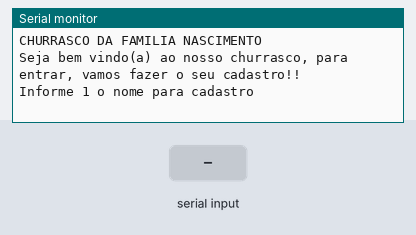
This sketch was run on a simulated Arduino Uno, built with avr-gcc and run on an emulated ATmega328P. Shown: the last lines printed to the serial monitor. The inputs (shaded band) are chosen by the test bench.

Above: at 6.9 s.
7.0 s: "90,45\n" received over Serial
At 8.6 s:
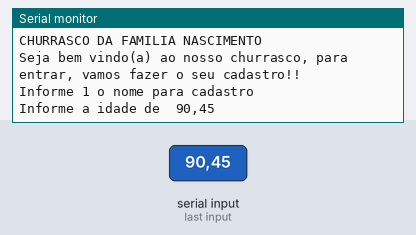
9.5 s: "30,150\n" received over Serial
At 10.3 s:
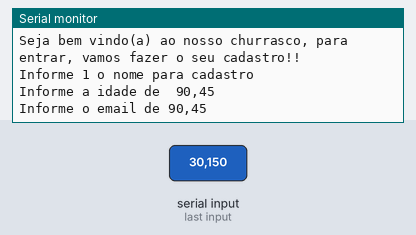
11.0 s: "5\n" received over Serial
At 12.7 s:
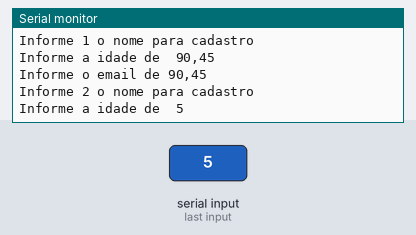
13.5 s: "90\n" received over Serial
At 13.9 s:
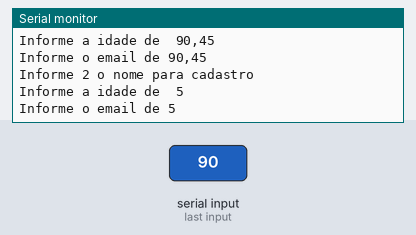

The sketch:

cadastro_de_convidados_vetores1.ino
```cpp
//Cadastro de convidados-Vetores

//variáveis
String convidados[4];//cria um vetor tamanho 4

int idadeConvidados[4];

String emailConvidados[4];


void desenhaCabecalho(){
  Serial.println("CHURRASCO DA FAMILIA NASCIMENTO");
  Serial.println();
  delay(4000);
  Serial.println("Seja bem vindo(a) ao nosso churrasco, para entrar, vamos fazer o seu cadastro!!");
  Serial.println();
  Serial.println();
  delay(2000);

}


void setup()
{
  Serial.begin(9600);
}

void loop()
{
  desenhaCabecalho();
  for(int i = 0; i <= 3; i++){

  //solicite o nome do usuário
   Serial.println("Informe " + String(i+1)+ " o nome para cadastro");
   while(!Serial.available());
   convidados[i] = Serial.readString();


  //solicite a idade
   Serial.println("Informe a idade de  " + convidados[i]);
   while(!Serial.available());
   idadeConvidados[i] = Serial.parseInt();


  //solicite o email
   Serial.println("Informe o email de " + convidados[i]);
   while(!Serial.available());
   emailConvidados[i] = Serial.readString();
   Serial.println();
   Serial.println();


  } //fim do for

  //exibir a lista de convidados
  //obs: só vai na festa quem for maior de idade >=18
  //exibir com o print cada um dos arrays
  //pular linha
    Serial.println("Exibindo convidads eleitos para a festa");

   for(int i = 0; i <= 3; i++){

  // if(idadeConvidados[i] >= 18){
  Serial.println("nome: " + convidados[i]);

  Serial.println("idade: " + String(idadeConvidados[i])+ "anos");

  Serial.println("email: " + emailConvidados[i]);
     Serial.println("Permissao para a festa: " + String(idadeConvidados[i] >= 18 ? "OK" : "Menor de Idade"));

  Serial.println("-------------------------");
   Serial.println();


  }

  Serial.println();
  delay(2000);
}
```

Measured:
- after the input at 7.0 s, the serial monitor: prints a new line after 1.0 s (image 1)
- after the input at 9.5 s, the serial monitor: prints a new line at once (image 2)
- after the input at 11.0 s, the serial monitor: prints a new line after 1.0 s (image 3)
- after the input at 13.5 s, the serial monitor: prints a new line at once (image 4)
